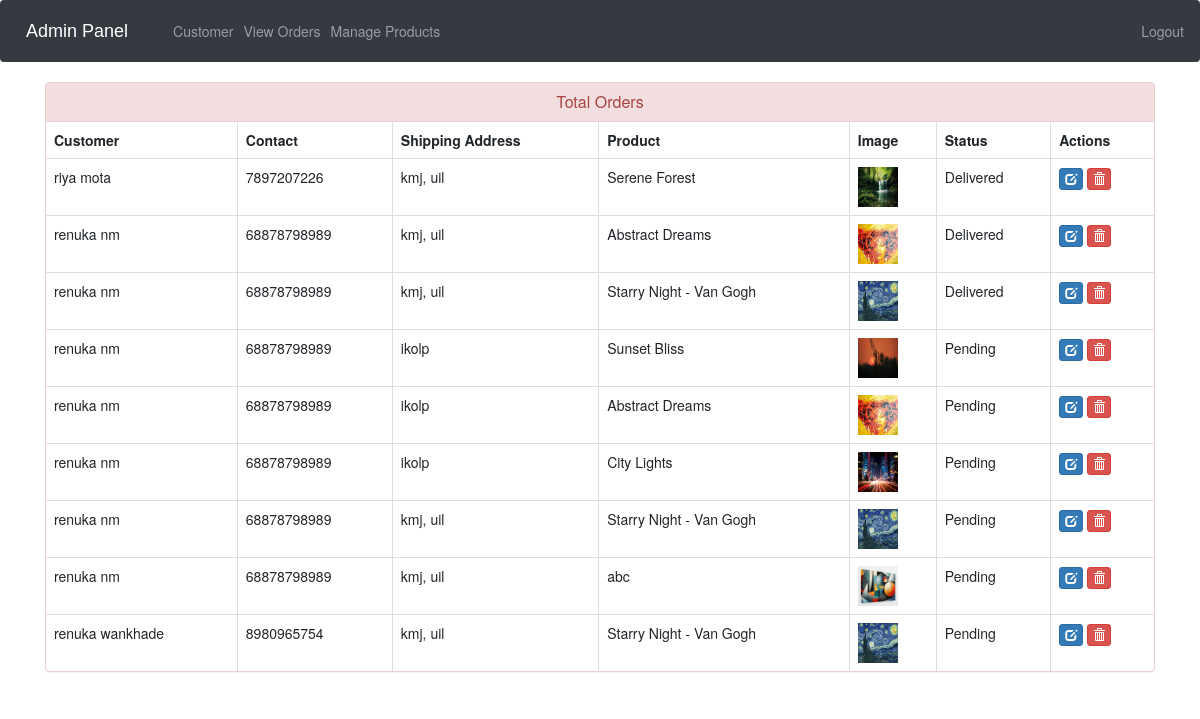
The page /admin-view-booking (signed in) on the database its author committed.
### ecom/models.py (models this page shows, shortened)
class Customer(models.Model):
    user=models.OneToOneField(User,on_delete=models.CASCADE)
    profile_pic= models.ImageField(upload_to='profile_pic/CustomerProfilePic/',null=True,blank=True)
    address = models.CharField(max_length=40)
    mobile = models.CharField(max_length=20,null=False)
    @property
    def get_name(self):
        return self.user.first_name+" "+self.user.last_name

class Orders(models.Model):
    STATUS =(
        ('Pending','Pending'),
        ('Order Confirmed','Order Confirmed'),
        ('Out for Delivery','Out for Delivery'),
        ('Delivered','Delivered'),
    )
    customer=models.ForeignKey('Customer', on_delete=models.CASCADE,null=True)
    product=models.ForeignKey('Product',on_delete=models.CASCADE,null=True)
    email = models.CharField(max_length=50,null=True)
    address = models.CharField(max_length=500,null=True)
    mobile = models.CharField(max_length=20,null=True)
    order_date= models.DateField(auto_now_add=True,null=True)
    status=models.CharField(max_length=50,null=True,choices=STATUS)

class Product(models.Model):
    name=models.CharField(max_length=40)
    product_image= models.ImageField(upload_to='product_image/',null=True,blank=True)
    price = models.PositiveIntegerField()
    description=models.CharField(max_length=40)

### ecom/views.py (the view)
# urls.py: path('admin-view-booking', views.admin_view_booking_view,name='admin-view-booking'),
@login_required(login_url='adminlogin')
def admin_view_booking_view(request):
    orders=models.Orders.objects.all()
    ordered_products=[]
    ordered_bys=[]
    for order in orders:
        ordered_product=models.Product.objects.all().filter(id=order.product.id)
        ordered_by=models.Customer.objects.all().filter(id = order.customer.id)
        ordered_products.append(ordered_product)
        ordered_bys.append(ordered_by)
    return render(request,'ecom/admin_view_booking.html',{'data':zip(ordered_products,ordered_bys,orders)})

### templates/ecom/admin_view_booking.html (shortened to what this page needs)
{% extends 'ecom/admin_base.html' %}
{% load static %}
{% block content %}
<head>
  <link href="//netdna.bootstrapcdn.com/bootstrap/3.0.0/css/bootstrap.min.css" rel="stylesheet" id="bootstrap-css">
</head>
<div class="container">
  <div class="panel panel-danger">
    <div class="panel-heading">
      <h6 class="panel-title">Total Orders</h6>
    </div>
    <table class="table table-hover table-bordered" id="dev-table">
      <thead>
        <tr>
          <th>Customer</th>
          <th>Contact</th>
          <th>Shipping Address</th>
          <th>Product</th>
          <th>Image</th>
          <th>Status</th>
          <th>Actions</th>
        </tr>
      </thead>
      {% for product,customer,order in data %}
      <tr>
        {% for c in customer %}
        <td> {{c.get_name}}</td>
        <td>{{c.mobile}}</td>
        <td>{{order.address}}</td>
        {% endfor %}
        {% for p in product %}
        <td> {{p.name}}</td>
        <td> <img src="{% static p.product_image.url %}" alt="Profile Pic" height="40px" width="40px" /></td>
        <td>{{order.status}}</td>
        <td><a class="btn btn-primary btn-xs" href="{% url 'update-order' order.id  %}"><span class="glyphicon glyphicon-edit"></span></a>
        <a class="btn btn-danger btn-xs" href="{% url 'delete-order' order.id  %}"><span class="glyphicon glyphicon-trash"></span></a></td>
        {% endfor %}
      </tr>
      {% endfor %}
    </table>
  </div>
</div>
{% endblock content %}

### templates/ecom/admin_view_booking.html (style rules this page uses)
a:link { text-decoration: none; }
h6 { text-align: center; }

### rows shown on the page
Orders: address "kmj, uil", status "Delivered"
Customer: get_name "riya mota", mobile "7897207226"
Product: name "Serene Forest", product_image (picture)
Orders: address "kmj, uil", status "Delivered"
Customer: get_name "renuka nm", mobile "68878798989"
Product: name "Abstract Dreams", product_image (picture)
Orders: address "kmj, uil", status "Delivered"
Product: name "Starry Night - Van Gogh", product_image (picture)
Orders: address "ikolp", status "Pending"
Product: name "Sunset Bliss", product_image (picture)
Orders: address "ikolp", status "Pending"
Orders: address "ikolp", status "Pending"
Product: name "City Lights", product_image (picture)
Orders: address "kmj, uil", status "Pending"
Orders: address "kmj, uil", status "Pending"
Product: name "abc", product_image (picture)
Orders: address "kmj, uil", status "Pending"
Customer: get_name "renuka wankhade", mobile "8980965754"
